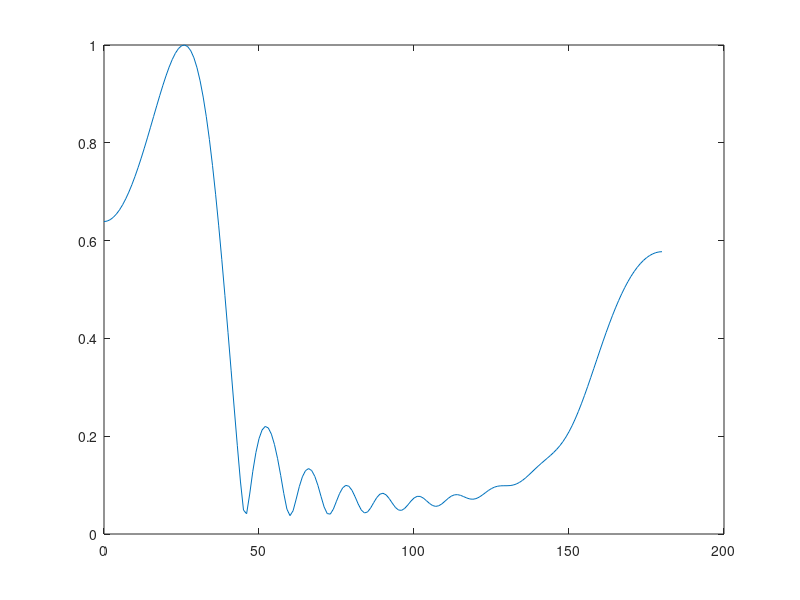

Recreate this plot in MATLAB.

%Sep 13 Lecture Guide
%Brendan Nichols

%% NARROWBAND BEAMFORMING EXAMPLE
%repeated from Sep 8 lecture

%define an example line-array of sensors along the X-axis
N = 10; %number of sensors
d = 15; %spacing between sensors (m)
pos = [(0:N-1)*d; zeros(1, N); zeros(1, N)]; %positions of each sensor (3xN)

%generate some fake data collected by the array
%don't worry about this step, I am making up the magnitudes/phases of the 50 Hz wave that each sensor records
%normally, this information is obtained by taking actual time measurements on an array, and taking an FFT
f = 50; %frequency that was recorded (Hz)
c = 1500; %sound speed of recording medium (m/s)
data = exp(-1i*0.1047*(0:N-1)*d); %the complex amplitudes of the 50Hz components at each sensor

%% create a steering/weight/replica vector to look in a given direction
theta = 0; %look angle (degrees)
l = [cos(theta*pi/180); sin(theta*pi/180); 0]; %look direction (unit vector)
tau = sum(bsxfun(@times, l, pos), 1)/c; %time delays which would be experienced by each sensor if this is the true theta (sec)
w = exp(1i*2*pi*f*tau); %weight vector

%% beamform the data
b = w*data.';

%% do the above steps in a loop, searching many possible angles
theta = linspace(0, 360, 721); %search angles (deg)
b = zeros(size(theta)); %initialize beamformer output at each theta

for i = 1:length(theta)
    %create weight vector
    l = [cos(theta(i)*pi/180); sin(theta(i)*pi/180); 0]; %look direction (unit vector)
    tau = sum(bsxfun(@times, l, pos), 1)/c; %time delays which would be experienced by each sensor if this is the true theta (sec)
    w = exp(1i*2*pi*f*tau); %weight vector
    
    %beamform the data
    b(i) = w*data.';
end

%% plot the magnitude of the delayed and summed beamformer output vs. search direction
plot(theta, abs(b))

%% WIDEBAND BEAMFORMING EXAMPLE
%{
Notes on dimensions of variables used below
Dimension 1 = Time or frequency
Dimension 2 = Sensor number or search space
Dimension 3 = Spatial dimension (X/Y/Z)
%}

%define an example line-array of sensors along the X-axis
N = 10; %number of sensors
d = 15; %spacing between sensors (m)
pos = permute([(0:N-1)*d; zeros(1, N); zeros(1, N)], [3 2 1]); %positions of each sensor (1xNx3) (m)

%% generate some fake data collected by the array
fs = 500; %sample frequency (Hz)
T = 10; %time-duration of the data (sec)
Nt = T*fs; %number of time points
t = (0:Nt-1).'/fs; %time axis (s)

%create a function which describes the source signal
f = @(t) sin(2*pi*50*t).*exp(-((t-5)/0.1).^2);

%% create a data vector which contains delayed versions of the source signal
%NOTE: this is only to make an example dataset, do not use this code for HW2
delays = (0.009*(0:N-1)); %true angle of arrival = 25.8 deg
tdelayed = bsxfun(@minus, t, delays);
data = f(tdelayed); %the data vector (Nt x N)

%% now that we have some data, take it into the frequency domain
freq = (0:Nt-1).'/Nt*fs; %frequency axis (Nt x 1)
Data = fft(data, [], 1); %take the FFT of the data along the time dimension (#1)

%set up all the look directions to scan
theta = linspace(0, 180, 181); %angles to scan (degrees)
Ntheta = length(theta); %number of look angles

%initialize the output of the beamformer for each look direction
b = zeros(Nt, Ntheta); %beamformer output (Nt x Ntheta)

%% beamform the data, select which method to use with a flag
BFNAIVE = 0; %for reference: profiler self time = 5.2  s (x1)
BFFAST = 1;  %for reference: profiler self time = 0.75 s (x7)
BFFASTER = 2;%for reference: profiler self time = 0.37 s (x14)
BFMETHOD = BFNAIVE;

%% NAIVE BEAMFORMER
if(BFMETHOD == BFNAIVE)
%for each look direction (dimension = 2)
for j = 1:Ntheta
    %generate the look direction and time delays
    l = permute([cos(theta(j)*pi/180); sin(theta(j)*pi/180); 0], [3 2 1]); %look direction (unit vector) (1x1x3)
    tau = sum(bsxfun(@times, l, pos), 3)/c; %time delays which would be experienced by each sensor if this is the true theta (sec)
    
    %for each frequency up to Nyquist (dimension = 1)
    for i = 1:Nt/2
        %create the weight vector for this look direction and frequency
        w = exp(1i*2*pi*freq(i)*tau); %weight vector
        
        %beamform this frequency in the data with the weight vector
        %store the result for the same frequency and this look direction
        b(i, j) = abs(w*Data(i, :).');
    end
end
end

%% FAST BEAMFORMER
if(BFMETHOD == BFFAST)
%only work on frequencies within the actual band of the signal
band = [40 60]; %bandwidth limits (Hz)

%for each look direction (dimension = 2)
for j = 1:Ntheta
    %generate the look direction and time delays
    l = permute([cos(theta(j)*pi/180); sin(theta(j)*pi/180); 0], [3 2 1]); %look direction (unit vector) (1x1x3)
    tau = sum(bsxfun(@times, l, pos), 3)/c; %time delays which would be experienced by each sensor if this is the true theta (sec)
    
    %for each frequency in the band (dimension = 1)
    for i = find((freq >= band(1) & freq <= band(2))).'; %indices which are in the band
        %create the weight vector for this look direction and frequency
        w = exp(1i*2*pi*freq(i)*tau); %weight vector
        
        %beamform this frequency in the data with the weight vector
        %store the result for the same frequency and this look direction
        b(i, j) = abs(w*Data(i, :).');
    end
end
end

%% FASTER BEAMFORMER
if(BFMETHOD == BFFASTER)
%eliminate for loops, work with matrices when possible
%AND only work on frequencies within the actual band of the signal
band = [40 60]; %bandwidth limits (Hz)
ii = (freq >= band(1) & freq <= band(2)); %indices which are in the band

%for each look direction (dimension = 2)
for j = 1:Ntheta
    %generate the look direction and time delays
    l = permute([cos(theta(j)*pi/180); sin(theta(j)*pi/180); 0], [3 2 1]); %look direction (unit vector) (1x1x3)
    tau = sum(bsxfun(@times, l, pos), 3)/c; %time delays which would be experienced by each sensor if this is the true theta (sec)
    
    %generate a weight vector for all frequencies in the band at once
    w = zeros(Nt, N); %initialize the weight vector with zeros
    w(ii, :) = exp(1i*2*pi*bsxfun(@times, freq(ii), tau)); %fill the weight vector for the frequencies in the band
    
    %multiply all the weight vectors by the data vectors at once
    b(:, j) = abs(sum(w.*Data, 2));
end
end

%% take the ifft of the beamformed outputs to get them back into the time domain
b = 2*real(ifft(b, [], 1))/N;

%% plot the results
imagesc(t, theta, b.')
set(gca, 'ydir', 'normal')
colorbar
xlim([4.5 5.5])
xlabel('Time (s)')
ylabel('Look Angle (\circ)')

%% plot more meaningful results (example: the maximum value of the beamformed output)
plot(theta, max(b))